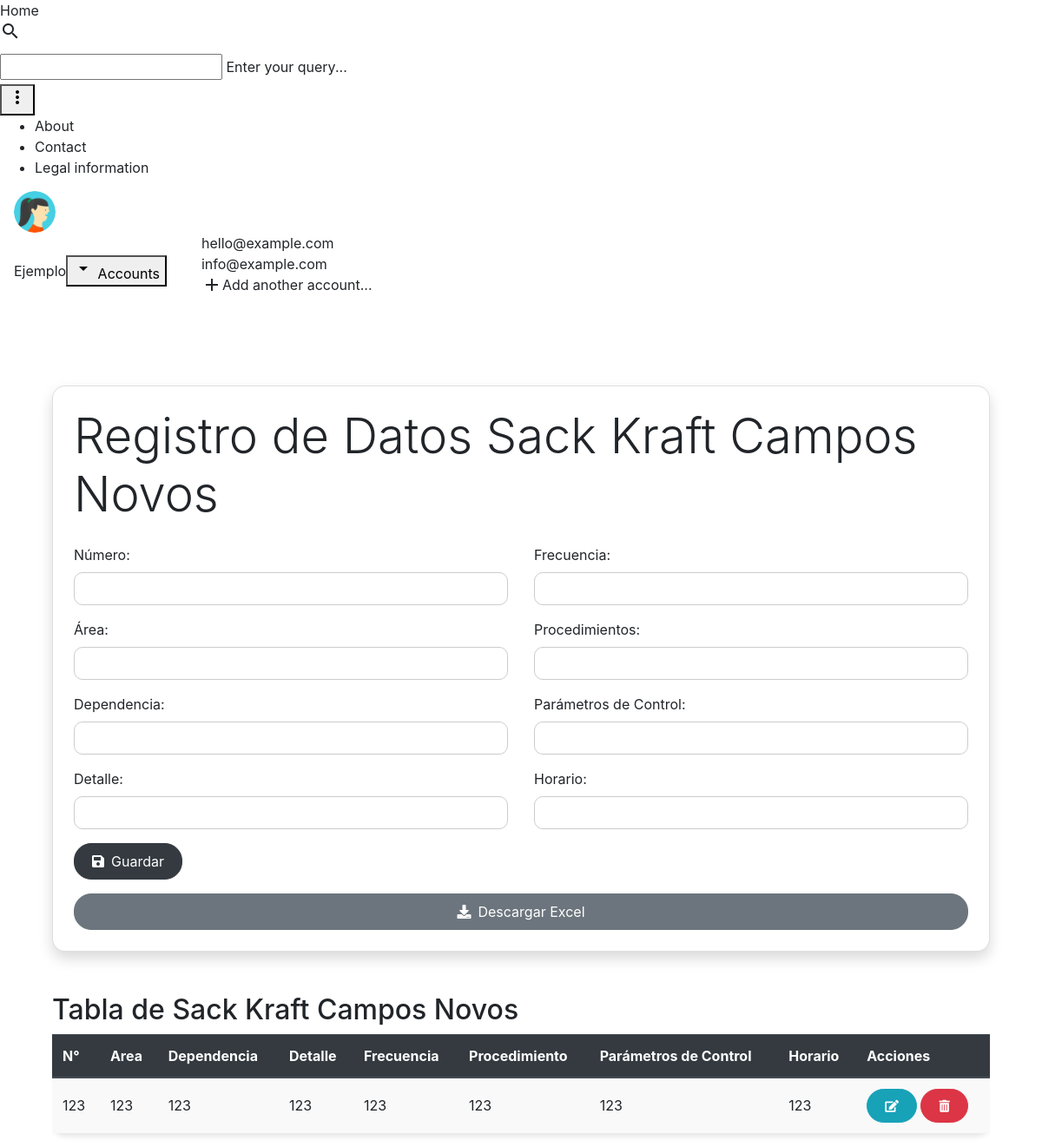
Before: /camposnovos/ with the older database file.
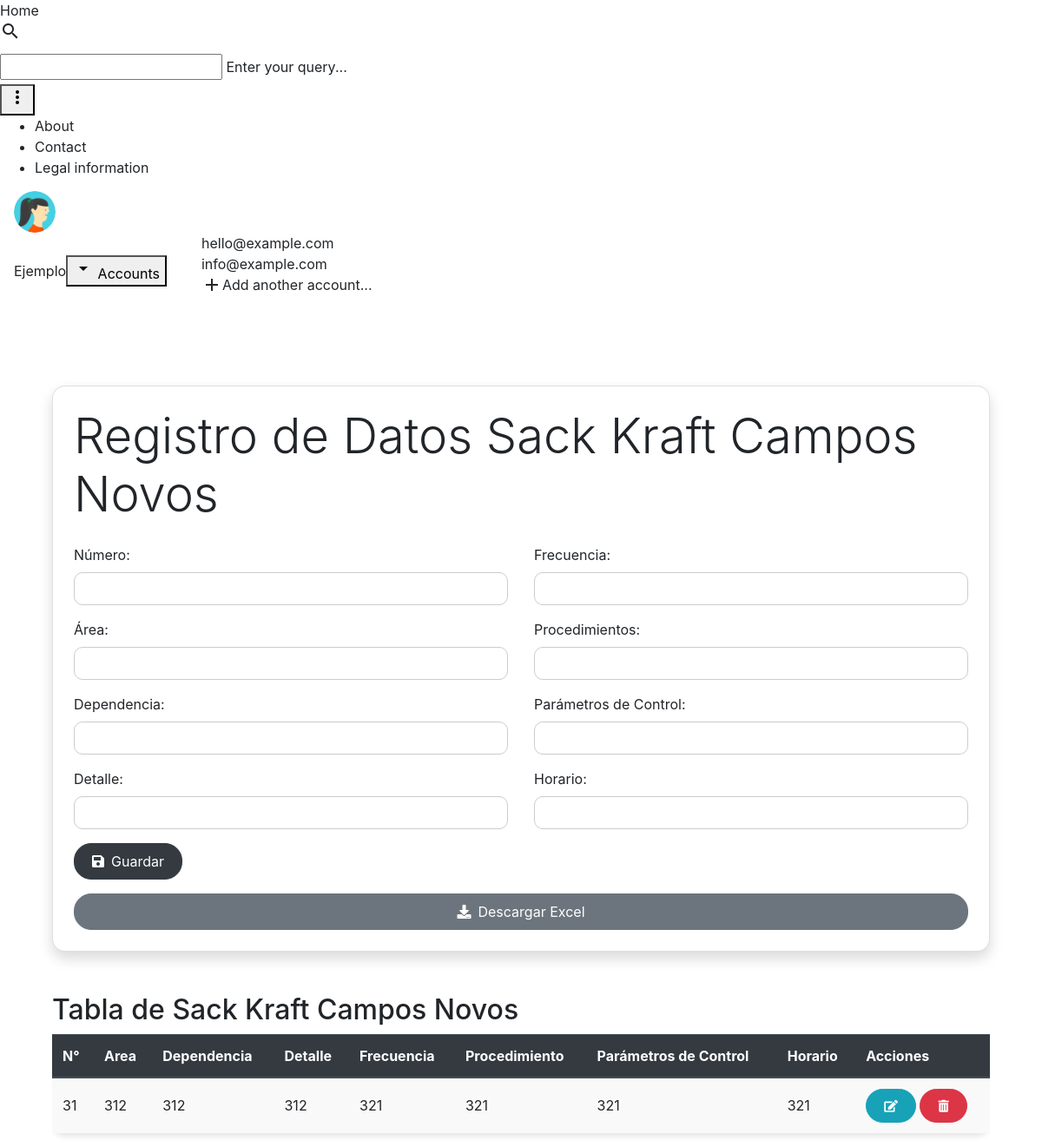
After: the same page with the newer database file.
### catalog/models.py (models this page shows, shortened)
class CamposNovos(models.Model):
    numero = models.IntegerField()
    area = models.CharField(max_length=100, default='')
    dependencia = models.CharField(max_length=100)
    detalle = models.TextField()
    frecuencia = models.CharField(max_length=100)
    procedimientos = models.TextField()
    parametro_control = models.CharField(max_length=100)
    horario = models.CharField(max_length=100)
    class Meta:
        db_table = 'camposnovos'

### catalog/views.py (the view)
# urls.py: path('camposnovos/', views.camposnovos, name='camposnovos'),
def camposnovos(request):
    if request.method == 'POST':
        form = CamposNovosForm(request.POST, request.FILES)
        if form.is_valid():
            form.save()
            messages.success(request, 'Datos ingresados correctamente')
            return redirect('camposnovos')
        else:
            messages.error(request, 'Error al ingresar los datos. Por favor, revise los datos ingresados.')
    else:
        form = CamposNovosForm()
    camposnovos = CamposNovos.objects.all()
    return render(request, 'Instalaciones/Biopackaging/Sack-Kraft/CamposNovos.html', {'form': form, 'camposnovos':camposnovos})

### catalog/forms.py
class CamposNovosForm(forms.ModelForm):
    class Meta:
        model = CamposNovos
        fields = '__all__'

### Templates/Instalaciones/Biopackaging/Sack-Kraft/CamposNovos.html (shortened to what this page needs)
{% extends 'base.html' %}
{% load static %}
{% block content %}
<div class="container">
    <div class="card p-4 shadow">
        <h1 class="display-4 mb-4">Registro de Datos Sack Kraft Campos Novos</h1>
        <form method="post">
            <div class="row">
                <div class="col-md-6">
                    <div class="form-group">
                        <label for="numero">Número:</label>
                        <input type="number" class="form-control" id="numero" name="numero" required>
                    </div>
                    <div class="form-group">
                        <label for="area">Área:</label>
                        <input type="text" class="form-control" id="area" name="area" required>
                    </div>
                    <div class="form-group">
                        <label for="dependencia">Dependencia:</label>
                        <input type="text" class="form-control" id="dependencia" name="dependencia" required>
                    </div>
                    <div class="form-group">
                        <label for="detalle">Detalle:</label>
                        <input type="text" class="form-control" id="detalle" name="detalle" required>
                    </div>
                </div>
                <div class="col-md-6">
                    <div class="form-group">
                        <label for="frecuencia">Frecuencia:</label>
                        <input type="text" class="form-control" id="frecuencia" name="frecuencia" required>
                    </div>
                    <div class="form-group">
                        <label for="procedimientos">Procedimientos:</label>
                        <input type="text" class="form-control" id="procedimientos" name="procedimientos" required>
                    </div>
                    <div class="form-group">
                        <label for="parametro_control">Parámetros de Control:</label>
                        <input type="text" class="form-control" id="parametro_control" name="parametro_control" required>
                    </div>
                    <div class="form-group">
                        <label for="horario">Horario:</label>
                        <input type="text" class="form-control" id="horario" name="horario" required>
                    </div>
                </div>
            </div>
            <button type="submit" class="btn btn-dark"><i class="fa fa-save mr-2"></i>Guardar</button>
        </form>
        <a href="{% url 'descargar_excel_camposnovos' %}" class="btn btn-secondary mt-3"><i class="fa fa-download mr-2"></i>Descargar Excel</a>
    </div>
</div>
<div class="container mt-5">
    <h2>Tabla de Sack Kraft Campos Novos</h2>
    <div class="table-responsive">
        <table class="table table-striped table-hover">
            <thead class="thead-dark">
                <tr>
                    <th scope="col">N°</th>
                    <th scope="col">Area</th>
                    <th scope="col">Dependencia</th>
                    <th scope="col">Detalle</th>
                    <th scope="col">Frecuencia</th>
                    <th scope="col">Procedimiento</th>
                    <th scope="col">Parámetros de Control</th>
                    <th scope="col">Horario</th>
                    <th scope="col">Acciones</th>
                </tr>
        </thead>
        <tbody>
            {% for dato in camposnovos %}
            <tr>
                <td>{{ dato.numero }}</td>
                <td>{{ dato.area}}</td>
                <td>{{ dato.dependencia }}</td>
                <td>{{ dato.detalle }}</td>
                <td>{{ dato.frecuencia }}</td>
                <td>{{ dato.procedimientos }}</td>
                <td>{{ dato.parametro_control }}</td>
                <td>{{ dato.horario }}</td>
                <td>
                    <a href="{% url 'modificar_camposnovos' dato.id %}" class="btn btn-info btn-sm"><i class="fas fa-edit"></i></a>
                    <form method="post" action="{% url 'eliminar_camposnovos' dato.id %}" style="display: inline;">
                        <button type="submit" class="btn btn-danger btn-sm" onclick="return confirm('¿Estás seguro de que deseas eliminar este dato?')"><i class="fas fa-trash-alt"></i></button>
                    </form>
                </td>
            </tr>
            {% endfor %}
        </tbody>
    </table>
</div>
<link rel="stylesheet" href="https://maxcdn.bootstrapcdn.com/bootstrap/4.5.2/css/bootstrap.min.css">
<link rel="stylesheet" href="https://cdnjs.cloudflare.com/ajax/libs/font-awesome/5.15.4/css/all.min.css">
<link rel="stylesheet" href="{% static 'stylecmpc.css' %}">
{% endblock %}

### Templates/base.html (shortened to what this page needs)
<!DOCTYPE html>
<html lang="en">
<head>
    <link rel="stylesheet" href="https://code.getmdl.io/1.3.0/material.cyan-light_blue.min.css">
    <link rel="stylesheet" href="/static/styles.css">
</head>
<body>
    <div class="demo-layout mdl-layout mdl-js-layout mdl-layout--fixed-drawer mdl-layout--fixed-header">
        <header class="demo-header mdl-layout__header mdl-color--grey-100 mdl-color-text--grey-600">
            <div class="mdl-layout__header-row">
                <span class="mdl-layout-title">Home</span>
                <div class="mdl-textfield mdl-js-textfield mdl-textfield--expandable">
                    <label class="mdl-button mdl-js-button mdl-button--icon" for="search">
                        <i class="material-icons">search</i>
                    </label>
                    <div class="mdl-textfield__expandable-holder">
                        <input class="mdl-textfield__input" type="text" id="search">
                        <label class="mdl-textfield__label" for="search">Enter your query...</label>
                    </div>
                </div>
                <button class="mdl-button mdl-js-button mdl-js-ripple-effect mdl-button--icon" id="hdrbtn">
                    <i class="material-icons">more_vert</i>
                </button>
                <ul class="mdl-menu mdl-menu--bottom-right mdl-js-menu mdl-js-ripple-effect" for="hdrbtn">
                    <li class="mdl-menu__item">About</li>
                    <li class="mdl-menu__item">Contact</li>
                    <li class="mdl-menu__item">Legal information</li>
                </ul>
            </div>
        </header>
        <div class="demo-drawer mdl-layout__drawer mdl-color--blue-grey-900 mdl-color-text--blue-grey-50">
            <header class="demo-drawer-header">
                <img src="/static/images/user.jpg" class="demo-avatar">
                <div class="demo-avatar-dropdown">
                    <span>Ejemplo</span>
                    <button id="accbtn" class="mdl-button mdl-js-button mdl-js-ripple-effect mdl-button--icon">
                        <i class="material-icons" role="presentation">arrow_drop_down</i>
                        <span class="visuallyhidden">Accounts</span>
                    </button>
                    <ul class="mdl-menu mdl-menu--bottom-right mdl-js-menu mdl-js-ripple-effect" for="accbtn">
                        <li class="mdl-menu__item">hello@example.com</li>
                        <li class="mdl-menu__item">info@example.com</li>
                        <li class="mdl-menu__item"><i class="material-icons">add</i>Add another account...</li>
                    </ul>
                </div>
            </header>
            <nav class="demo-navigation mdl-navigation mdl-color--blue-grey-800">
                <a class="mdl-navigation__link" href=""><i class="mdl-color-text--blue-grey-400 material-icons" role="presentation">home</i>Home</a>
                <a class="mdl-navigation__link" href="/instalaciones/"><i class="mdl-color-text--blue-grey-400 material-icons" role="presentation">inbox</i>Intalaciones</a>
                <a class="mdl-navigation__link" href=""><i class="mdl-color-text--blue-grey-400 material-icons" role="presentation">delete</i>Contratos</a>
            </nav>
        </div>
        <main class="mdl-layout__content">
            <div class="container full-height">
                {% block content %}
                {% endblock %}
            </div>
        </main>
    </div>
</body>
</html>

### static/styles.css (style rules this page uses)
html, body { font-family: 'Roboto', 'Helvetica', sans-serif; }
.full-height { min-height: calc(100dvh - 64px); }
.demo-avatar { width: 48px; height: 48px; border-radius: 24px; }
.demo-drawer { border: none; }
.demo-drawer .demo-navigation { z-index: -2; }
.demo-drawer .mdl-menu .mdl-menu__item { display: -webkit-flex; display: -ms-flexbox; display: flex; -webkit-align-items: center; -ms-flex-align: center; align-items: center; }
.demo-drawer-header { box-sizing: border-box; display: -webkit-flex; display: -ms-flexbox; display: flex; -webkit-flex-direction: column; -ms-flex-direction: column; flex-direction: column; -webkit-justify-content: flex-end; -ms-flex-pack: end; justify-content: flex-end; padding: 16px; height: 151px; }
.demo-avatar-dropdown { display: -webkit-flex; display: -ms-flexbox; display: flex; position: relative; -webkit-flex-direction: row; -ms-flex-direction: row; flex-direction: row; -webkit-align-items: center; -ms-flex-align: center; align-items: center; width: 100%; }
.demo-navigation { -webkit-flex-grow: 1; -ms-flex-positive: 1; flex-grow: 1; }
.demo-layout .demo-navigation .mdl-navigation__link { display: -webkit-flex !important; display: -ms-flexbox !important; display: flex !important; -webkit-flex-direction: row; -ms-flex-direction: row; flex-direction: row; -webkit-align-items: center; -ms-flex-align: center; align-items: center; color: rgba(255, 255, 255, 0.56); font-weight: 500; }
.demo-navigation .mdl-navigation__link .material-icons { font-size: 24px; color: rgba(255, 255, 255, 0.56); margin-right: 32px; }

### static/stylecmpc.css (style rules this page uses)
.card { border-radius: 15px; }
.form-control { border-radius: 10px; border-color: #ccc; }
.btn { border-radius: 20px; padding: 8px 20px; }
.btn-secondary { background-color: #6c757d; border-color: #6c757d; }
.table { border-radius: 15px; box-shadow: 0 4px 6px rgba(0, 0, 0, 0.1); }
.table th, .table td { vertical-align: middle; }
.table th { background-color: #336699; color: #fff; }
.table-striped tbody tr:nth-of-type(odd) { background-color: #f9f9f9; }

Changed rows visible on the page:
removed CamposNovos: numero "123", area "123", dependencia "123", detalle "123", frecuencia "123", procedimientos "123", parametro_control "123", horario "123"
added CamposNovos: numero "31", area "312", dependencia "312", detalle "312", frecuencia "321", procedimientos "321", parametro_control "321", horario "321"
